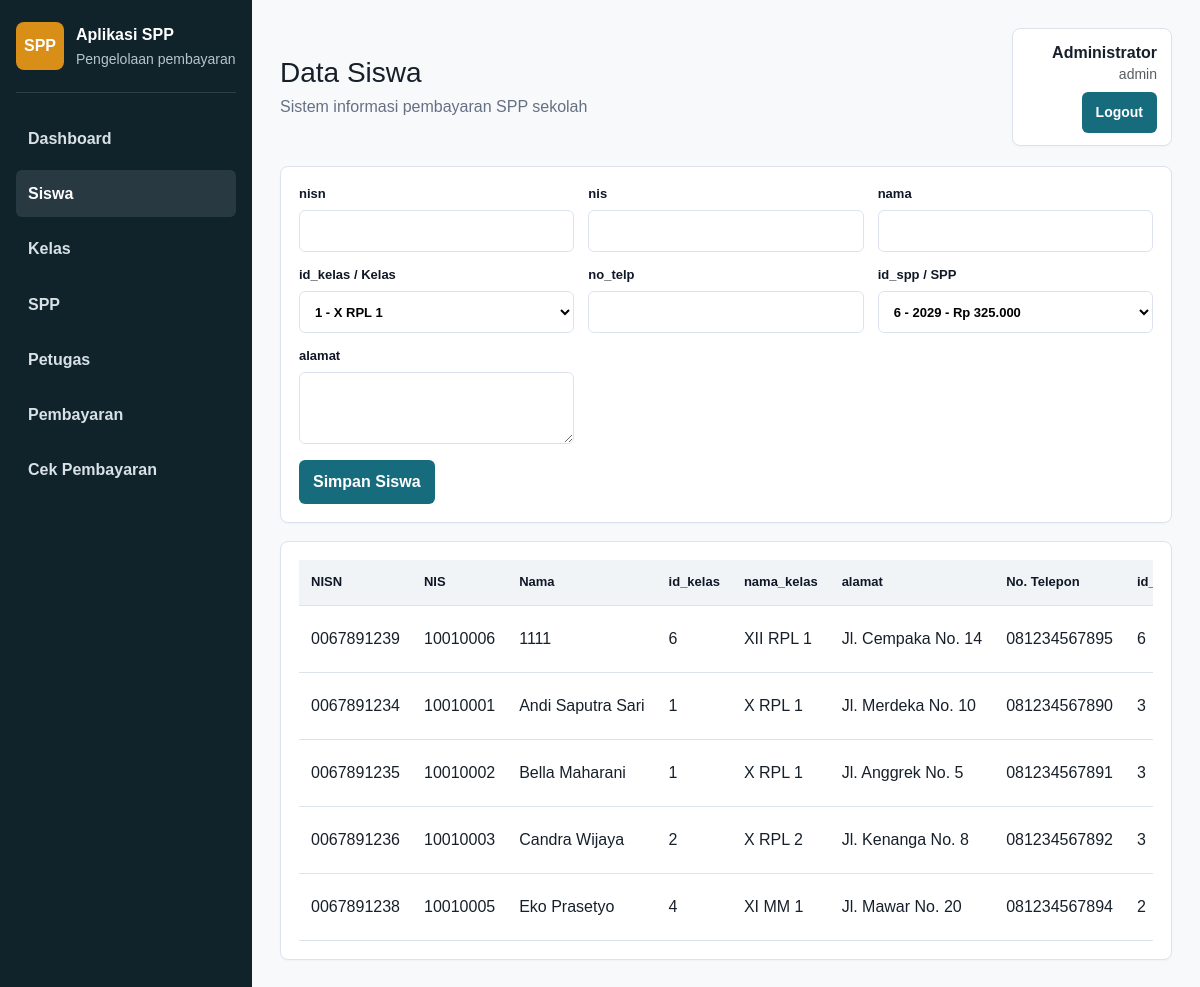
The page /index.php?page=siswa (signed in) on the database its author committed.
### tables this page shows
CREATE TABLE `tb_siswa` (
  `nisn` varchar(10) NOT NULL,
  `nis` varchar(8) NOT NULL,
  `nama` varchar(50) NOT NULL,
  `id_kelas` varchar(11) NOT NULL,
  `nama_kelas` varchar(10) DEFAULT NULL,
  `alamat` text DEFAULT NULL,
  `no_telp` varchar(13) DEFAULT NULL,
  `id_spp` varchar(40) NOT NULL
);

CREATE TABLE `tb_kelas` (
  `id_kelas` varchar(11) NOT NULL,
  `nama_kelas` varchar(10) NOT NULL,
  `komp_keahlian` varchar(50) NOT NULL
);

### index.php (called while the page is built, shortened)
<?php
require_once __DIR__ . '/config/koneksi.php';
require_once __DIR__ . '/includes/functions.php';
$page = $_GET['page'] ?? 'dashboard';
$titleMap = [
    'dashboard' => 'Dashboard',
    'siswa' => 'Data Siswa',
    'kelas' => 'Data Kelas',
    'spp' => 'Data SPP',
    'petugas' => 'Data Petugas',
    'pembayaran' => 'Pembayaran',
    'cek_pembayaran' => 'Cek Pembayaran',
];
$pageTitle = $titleMap[$page];
require __DIR__ . '/includes/header.php';
require __DIR__ . '/modul/' . $page . '.php';
require __DIR__ . '/includes/footer.php';

### includes/functions.php (called while the page is built, shortened)
<?php
function e($value)
{
    return htmlspecialchars((string) $value, ENT_QUOTES, 'UTF-8');
}
function query_all($koneksi, $sql)
{
    $result = mysqli_query($koneksi, $sql);
    $rows = [];
    while ($row = mysqli_fetch_assoc($result)) {
        $rows[] = $row;
    }
    return $rows;
}
function current_user()
{
    return $_SESSION['user'] ?? null;
}
function current_level()
{
    return $_SESSION['user']['level'] ?? '';
}
function page_allowed_for_level($page, $level)
{
    $access = [
        'admin' => ['dashboard', 'siswa', 'kelas', 'spp', 'petugas', 'pembayaran', 'cek_pembayaran'],
        'petugas' => ['dashboard', 'pembayaran', 'cek_pembayaran'],
        'siswa' => ['dashboard', 'cek_pembayaran'],
    ];
    return in_array($page, $access[$level] ?? [], true);
}
function menu_allowed_for_level($level)
{
    $menus = [
        'dashboard' => 'Dashboard',
        'siswa' => 'Siswa',
        'kelas' => 'Kelas',
        'spp' => 'SPP',
        'petugas' => 'Petugas',
        'pembayaran' => 'Pembayaran',
        'cek_pembayaran' => 'Cek Pembayaran',
    ];
    return array_filter($menus, fn($label, $page) => page_allowed_for_level($page, $level), ARRAY_FILTER_USE_BOTH);
}

### modul/siswa.php (the view, shortened to what this page needs)
<?php
$edit = null;
$kelas = query_all($koneksi, "SELECT * FROM tb_kelas ORDER BY nama_kelas");
$spp = query_all($koneksi, "SELECT * FROM tb_spp ORDER BY tahun DESC");
$siswa = query_all($koneksi, "
    SELECT s.*, k.nama_kelas, sp.tahun, sp.nominal
    FROM tb_siswa s
    JOIN tb_kelas k ON k.id_kelas = s.id_kelas
    JOIN tb_spp sp ON sp.id_spp = s.id_spp
    ORDER BY s.nama
");
?>
<section class="panel">
    <form method="post">
        <div class="form-grid">
            <label>nisn
                <input type="text" name="nisn" maxlength="10" required value="<?= e($edit['nisn'] ?? '') ?>" <?= $edit ? 'readonly' : '' ?>>
            </label>
            <label>nis
                <input type="text" name="nis" maxlength="8" required value="<?= e($edit['nis'] ?? '') ?>">
            </label>
            <label>nama
                <input type="text" name="nama" required value="<?= e($edit['nama'] ?? '') ?>">
            </label>
            <label>id_kelas / Kelas
                <select name="id_kelas" required>
                    <?php foreach ($kelas as $row): ?>
                        <option value="<?= e($row['id_kelas']) ?>" <?= ($edit['id_kelas'] ?? '') === $row['id_kelas'] ? 'selected' : '' ?>><?= e($row['id_kelas']) ?> - <?= e($row['nama_kelas']) ?></option>
                    <?php endforeach; ?>
                </select>
            </label>
            <label>no_telp
                <input type="text" name="no_telp" required value="<?= e($edit['no_telp'] ?? '') ?>">
            </label>
            <label>id_spp / SPP
                <select name="id_spp" required>
                    <?php foreach ($spp as $row): ?>
                        <option value="<?= e($row['id_spp']) ?>" <?= ($edit['id_spp'] ?? '') === $row['id_spp'] ? 'selected' : '' ?>><?= e($row['id_spp']) ?> - <?= e($row['tahun']) ?> - <?= e(rupiah($row['nominal'])) ?></option>
                    <?php endforeach; ?>
                </select>
            </label>
            <label>alamat
                <textarea name="alamat" required><?= e($edit['alamat'] ?? '') ?></textarea>
            </label>
        </div>
        <button class="btn" type="submit"><?= $edit ? 'Update Siswa' : 'Simpan Siswa' ?></button>
    </form>
</section>
<section class="panel" style="margin-top: 18px;">
    <div class="table-wrap">
        <table>
            <thead>
                <tr>
                    <th>NISN</th>
                    <th>NIS</th>
                    <th>Nama</th>
                    <th>id_kelas</th>
                    <th>nama_kelas</th>
                    <th>alamat</th>
                    <th>No. Telepon</th>
                    <th>id_spp</th>
                </tr>
            </thead>
            <tbody>
                <?php foreach ($siswa as $row): ?>
                    <tr>
                        <td><?= e($row['nisn']) ?></td>
                        <td><?= e($row['nis']) ?></td>
                        <td><?= e($row['nama']) ?></td>
                        <td><?= e($row['id_kelas']) ?></td>
                        <td><?= e($row['nama_kelas']) ?></td>
                        <td><?= e($row['alamat']) ?></td>
                        <td><?= e($row['no_telp']) ?></td>
                        <td><?= e($row['id_spp']) ?></td>
                    </tr>
                <?php endforeach; ?>
            </tbody>
        </table>
    </div>
</section>

### includes/header.php (shortened to what this page needs)
<!doctype html>
<html lang="id">
<head>
    <link href="https://cdn.jsdelivr.net/npm/bootstrap@5.3.3/dist/css/bootstrap.min.css" rel="stylesheet">
    <link rel="stylesheet" href="assets/css/style.css">
</head>
<body class="bg-light">
    <aside class="sidebar">
        <div class="brand">
            <span class="brand-mark">SPP</span>
            <div>
                <strong>Aplikasi SPP</strong>
                <small>Pengelolaan pembayaran</small>
            </div>
        </div>
        <nav class="nav">
            <?php foreach (menu_allowed_for_level(current_level()) as $menuPage => $menuLabel): ?>
                <a href="<?= $menuPage === 'dashboard' ? 'index.php' : 'index.php?page=' . e($menuPage) ?>" class="<?= $page === $menuPage ? 'active' : '' ?>"><?= e($menuLabel) ?></a>
            <?php endforeach; ?>
        </nav>
    </aside>
    <main class="main container-fluid">
        <header class="topbar d-flex justify-content-between align-items-center">
            <div>
                <h1><?= e($pageTitle) ?></h1>
                <p>Sistem informasi pembayaran SPP sekolah</p>
            </div>
            <div class="user-box text-end">
                <strong><?= e(current_user()['nama_user'] ?? current_user()['nama_petugas'] ?? '') ?></strong>
                <small class="d-block text-muted"><?= e(current_level()) ?></small>
                <a class="btn btn-sm btn-outline-danger mt-2" href="logout.php">Logout</a>
            </div>
        </header>

### includes/footer.php (shortened to what this page needs)
    </main>
</body>
</html>

### assets/css/style.css (style rules this page uses)
:root { --bg: #f6f7fb; --panel: #ffffff; --text: #17202a; --muted: #667085; --line: #dde3ee; --primary: #166c7d; --primary-dark: #0f5060; --accent: #d98e18; --danger: #c0392b; --success: #247a48; }
* { box-sizing: border-box; }
body { margin: 0; min-height: 100vh; background: var(--bg); color: var(--text); font-family: Arial, Helvetica, sans-serif; display: flex; line-height: 1.45; }
a { color: inherit; text-decoration: none; }
.sidebar { width: 252px; min-height: 100vh; background: #10232b; color: #fff; padding: 22px 16px; position: fixed; inset: 0 auto 0 0; }
.brand { display: flex; gap: 12px; align-items: center; padding-bottom: 22px; border-bottom: 1px solid rgba(255, 255, 255, 0.12); }
.brand-mark { width: 48px; height: 48px; border-radius: 8px; background: var(--accent); display: grid; place-items: center; font-weight: 700; }
.brand small { display: block; margin-top: 3px; color: #b8c4cc; }
.nav { display: grid; gap: 8px; margin-top: 22px; }
.nav a { padding: 12px 12px; border-radius: 6px; color: #d8e1e6; font-weight: 600; }
.nav a:hover, .nav a.active { background: rgba(255, 255, 255, 0.1); color: #fff; }
.main { margin-left: 252px; padding: 28px 28px 42px; width: calc(100% - 252px); max-width: 1480px; }
.topbar { margin-bottom: 20px; min-height: 116px; }
.topbar h1 { margin: 0; font-size: 28px; font-weight: 500; }
.topbar p { margin: 6px 0 0; color: var(--muted); }
.card, .panel { background: var(--panel); border: 1px solid var(--line); border-radius: 8px; padding: 18px 18px; box-shadow: 0 1px 2px rgba(16, 35, 43, 0.03); }
.panel + .panel { margin-top: 18px; }
.form-grid { display: grid; grid-template-columns: repeat(auto-fit, minmax(260px, 1fr)); gap: 14px; margin-bottom: 16px; }
label { display: grid; gap: 6px; font-weight: 700; font-size: 13px; color: #101828; }
input, select, textarea { width: 100%; border: 1px solid var(--line); border-radius: 6px; padding: 10px 11px; font: inherit; background: #fff; min-height: 42px; }
textarea { min-height: 72px; resize: vertical; }
.btn { border: 0; border-radius: 6px; background: var(--primary); color: #fff; padding: 10px 14px; font-weight: 700; cursor: pointer; display: inline-flex; align-items: center; justify-content: center; min-height: 38px; gap: 6px; }
.table-wrap { overflow-x: auto; }
table { width: 100%; border-collapse: collapse; background: #fff; table-layout: auto; }
th, td { border-bottom: 1px solid var(--line); padding: 13px 12px; text-align: left; vertical-align: middle; white-space: nowrap; }
th { background: #f0f4f7; font-size: 13px; font-weight: 700; color: #101828; }
.user-box { background: #fff; border: 1px solid var(--line); border-radius: 8px; padding: 12px 14px; min-width: 160px; box-shadow: 0 1px 2px rgba(16, 35, 43, 0.03); }

### rows shown on the page
tb_siswa: nisn "0067891239", nis "10010006", nama "1111", id_kelas "6", id_kelas.nama_kelas "XII RPL 1", alamat "Jl. Cempaka No. 14", no_telp "081234567895", id_spp "6"
tb_siswa: nisn "0067891234", nis "10010001", nama "Andi Saputra Sari", id_kelas "1", id_kelas.nama_kelas "X RPL 1", alamat "Jl. Merdeka No. 10", no_telp "081234567890", id_spp "3"
tb_siswa: nisn "0067891235", nis "10010002", nama "Bella Maharani", id_kelas "1", id_kelas.nama_kelas "X RPL 1", alamat "Jl. Anggrek No. 5", no_telp "081234567891", id_spp "3"
tb_siswa: nisn "0067891236", nis "10010003", nama "Candra Wijaya", id_kelas "2", id_kelas.nama_kelas "X RPL 2", alamat "Jl. Kenanga No. 8", no_telp "081234567892", id_spp "3"
tb_siswa: nisn "0067891238", nis "10010005", nama "Eko Prasetyo", id_kelas "4", id_kelas.nama_kelas "XI MM 1", alamat "Jl. Mawar No. 20", no_telp "081234567894", id_spp "2"

### other values the page prints
$menuLabel "Dashboard"
$menuLabel "Siswa"
$menuLabel "Kelas"
$menuLabel "SPP"
$menuLabel "Petugas"
$menuLabel "Pembayaran"
$menuLabel "Cek Pembayaran"
$pageTitle "Data Siswa"
current_user()['nama_user'] "Administrator"
current_level() "admin"
form field id_kelas "1 - X RPL 1"
form field id_spp "6 - 2029 - Rp 325.000"
